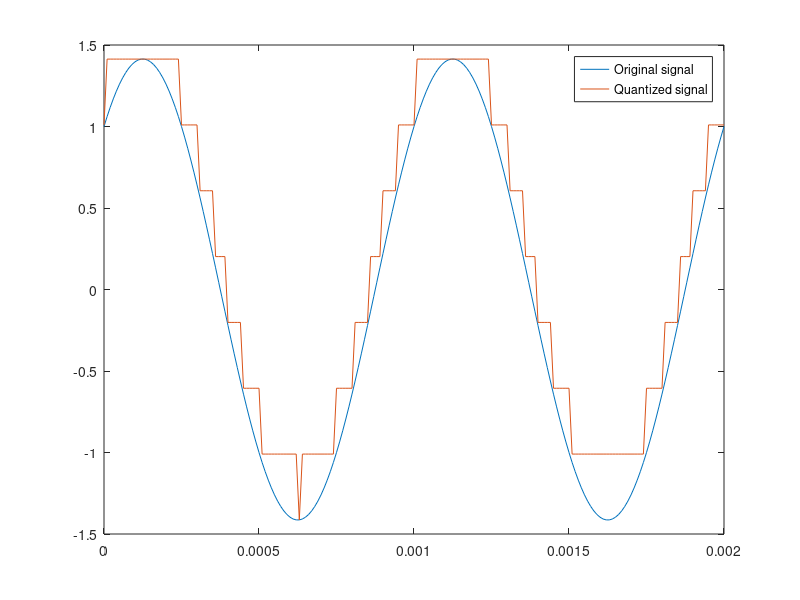

This figure's MATLAB source:
clear all
clc
close all

Ts=0.0001;
t=0:.00001:20*Ts;
sig=sin(2000*pi*t)+cos(2000*pi*t);
maxsig=max(sig); %signal max
interv=2*maxsig/(2^3-1); %interval length for 8 levels resolution
u=maxsig+interv;
partition = [-maxsig:interv:maxsig]; 
codebook = [-maxsig:interv:u]; 
[index,quants] = quantiz(sig,partition,codebook); % Quantize.
plot(t,sig,'-',t,quants,'-');
legend('Original signal','Quantized signal');